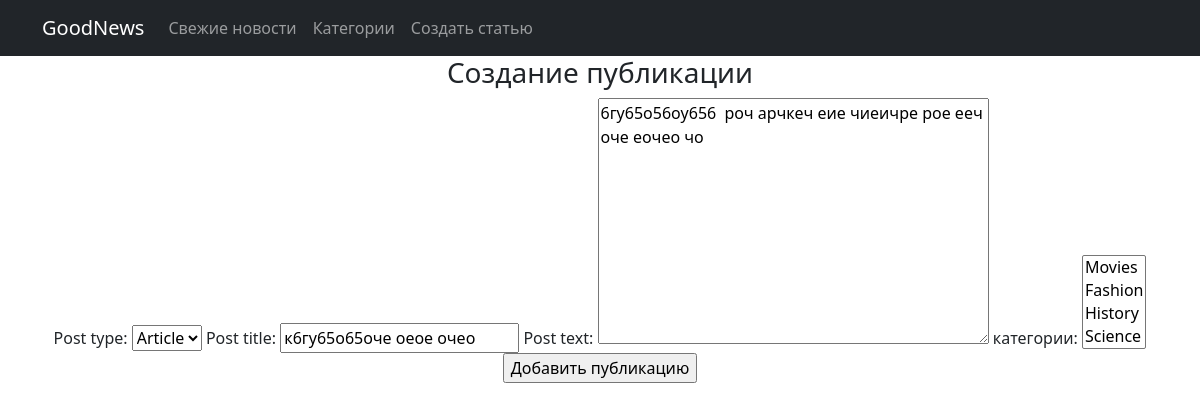
The app's page /news/edit/50 (signed in) with its own data.
### news/models.py (models this page shows, shortened)
class Post(models.Model):
    author = models.ForeignKey(Author, on_delete=models.CASCADE)
    post_type = models.CharField(max_length=3, choices=[('ART', 'Article'), ('NEW', 'News')], default='A')
    creation_date = models.DateTimeField(auto_now_add=True)
    categories = models.ManyToManyField(Category, through='PostCategory')
    post_title = models.CharField(max_length=255)
    post_text = models.TextField()
    post_rating = models.IntegerField(default=0)

### news/views.py (the view)
# urls.py: path('edit/<int:pk>', PostUpdateView.as_view(), name='post_update'),
class PostUpdateView(UpdateView, LoginRequiredMixin, PermissionRequiredMixin):
    permission_required = ('news.change_post',)
    template_name = 'news/add.html'
    form_class = PostForm
    def get_object(self, **kwargs):
        id = self.kwargs.get('pk')
        return Post.objects.get(pk=id)

### news/forms.py
class PostForm(ModelForm):
    class Meta:
        model = Post
        fields = [
            'post_type',
            'post_title',
            'post_text',
            'categories',
            'author'
                ]
        labels = {
            'categories': "категории",
        }
        widgets = {'author': forms.HiddenInput()}

### news/models.py (called while the page is built)
    def __str__(self):
        return f'{self.category_name}'

### templates/news/add.html (shortened to what this page needs)
{% extends 'flatpages/default.html' %}
{% block content %}
{% if 'news.add_post' in perms %}
<h3>Создание публикации</h3>
<form method="POST">
    {{ form }}
    <input type="submit" value="Добавить публикацию">
</form>
{% else %}
<h4>Похоже вы не авторизованны или у вас не хватает прав.</h4>
{% endif %}
{% endblock content %}

### records on screen
Post: post_type "Article", post_title "к6гу65о65оче оеое очео", post_text "6гу65о56оу656 роч арчкеч еие чиеичре рое ееч оче еочео чо"
